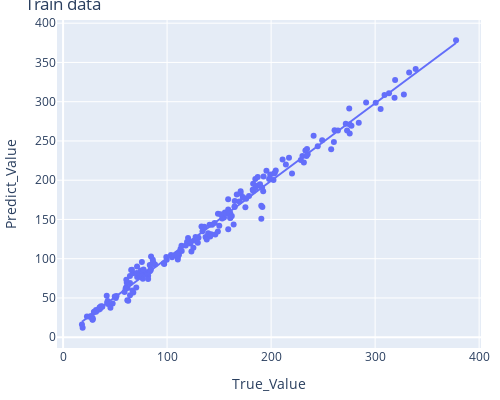
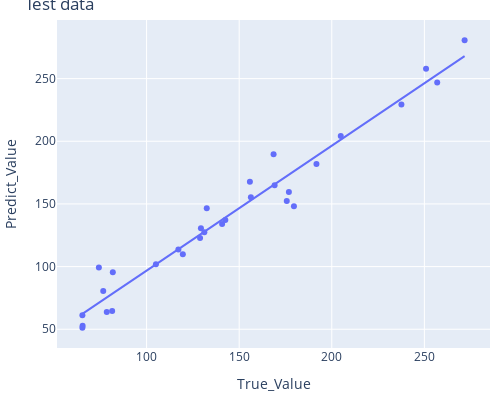

Write notebook code for charts like these, in order.
### Markdown cell above
<h2 style="color:cyan">Polynomial Regression Model - All inputs - Middle plate - Main stress</h2>

### Code cell
# All parameters
polyEstimate(x_train_mid_stress, ym_train_mid_stress.Sm, x_test_mid_stress, ym_test_mid_stress.Sm, print_test=1)

### Figure 1 — Plotly figure (JSON) as saved in the notebook; plotly's stock layout.template omitted (floating-point values rounded to 4 significant figures; data arrays with more than 128 entries replaced by an {"elided": "..."} marker saying what was removed)
{"data": [{"hovertemplate": "True_Value=%{x}<br>Predict_Value=%{y}<extra></extra>", "legendgroup": "", "marker": {"color": "#636efa", "symbol": "circle"}, "mode": "markers", "name": "", "orientation": "v", "showlegend": false, "type": "scatter", "x": {"elided": "200 float values"}, "xaxis": "x", "y": {"elided": "200 float values"}, "yaxis": "y"}, {"hovertemplate": "<b>OLS trendline</b><br>Predict_Value = 0.987011 * True_Value + 1.81813<br>R<sup>2</sup>=0.987011<br><br>True_Value=%{x}<br>Predict_Value=%{y} <b>(trend)</b><extra></extra>", "legendgroup": "", "marker": {"color": "#636efa", "symbol": "circle"}, "mode": "lines", "name": "", "showlegend": false, "type": "scatter", "x": {"elided": "200 float values"}, "xaxis": "x", "y": {"elided": "200 float values"}, "yaxis": "y"}], "layout": {"height": 400, "legend": {"tracegroupgap": 0}, "margin": {"b": 10, "l": 10, "r": 10, "t": 20}, "title": {"text": "Train data"}, "width": 500, "xaxis": {"anchor": "y", "domain": [0, 1], "title": {"text": "True_Value"}}, "yaxis": {"anchor": "x", "domain": [0, 1], "title": {"text": "Predict_Value"}}}}

### Figure 2 — Plotly figure (JSON) as saved in the notebook; plotly's stock layout.template omitted (floating-point values rounded to 4 significant figures)
{"data": [{"hovertemplate": "True_Value=%{x}<br>Predict_Value=%{y}<extra></extra>", "legendgroup": "", "marker": {"color": "#636efa", "symbol": "circle"}, "mode": "markers", "name": "", "orientation": "v", "showlegend": false, "type": "scatter", "x": [271.7, 250.9, 204.8, 256.9, 237.6, 191.7, 168.6, 169.1, 175.7, 155.8, 176.8, 179.6, 156.3, 140.8, 142.5, 132.5, 129.3, 131.2, 128.9, 117.2, 119.6, 105.0, 74.22, 81.76, 76.58, 81.4, 78.5, 65.34, 65.45, 65.34], "xaxis": "x", "y": [280.7, 257.8, 204.2, 246.8, 229.4, 181.9, 189.6, 164.9, 152.4, 167.6, 159.5, 148.1, 155.3, 133.9, 137.2, 146.6, 130.7, 127.3, 122.7, 113.5, 109.9, 101.8, 99.37, 95.42, 80.49, 64.58, 63.77, 61.09, 52.88, 51.12], "yaxis": "y"}, {"hovertemplate": "<b>OLS trendline</b><br>Predict_Value = 0.996637 * True_Value + -2.86481<br>R<sup>2</sup>=0.956807<br><br>True_Value=%{x}<br>Predict_Value=%{y} <b>(trend)</b><extra></extra>", "legendgroup": "", "marker": {"color": "#636efa", "symbol": "circle"}, "mode": "lines", "name": "", "showlegend": false, "type": "scatter", "x": [65.34, 65.34, 65.45, 74.22, 76.58, 78.5, 81.4, 81.76, 105.0, 117.2, 119.6, 128.9, 129.3, 131.2, 132.5, 140.8, 142.5, 155.8, 156.3, 168.6, 169.1, 175.7, 176.8, 179.6, 191.7, 204.8, 237.6, 250.9, 256.9, 271.7], "xaxis": "x", "y": [62.25, 62.25, 62.36, 71.11, 73.46, 75.37, 78.27, 78.62, 101.8, 113.9, 116.3, 125.6, 126.0, 127.9, 129.2, 137.4, 139.2, 152.4, 152.9, 165.1, 165.7, 172.2, 173.4, 176.1, 188.2, 201.3, 233.9, 247.2, 253.2, 267.9], "yaxis": "y"}], "layout": {"height": 400, "legend": {"tracegroupgap": 0}, "margin": {"b": 10, "l": 10, "r": 10, "t": 20}, "title": {"text": "Test data"}, "width": 500, "xaxis": {"anchor": "y", "domain": [0, 1], "title": {"text": "True_Value"}}, "yaxis": {"anchor": "x", "domain": [0, 1], "title": {"text": "Predict_Value"}}}}
